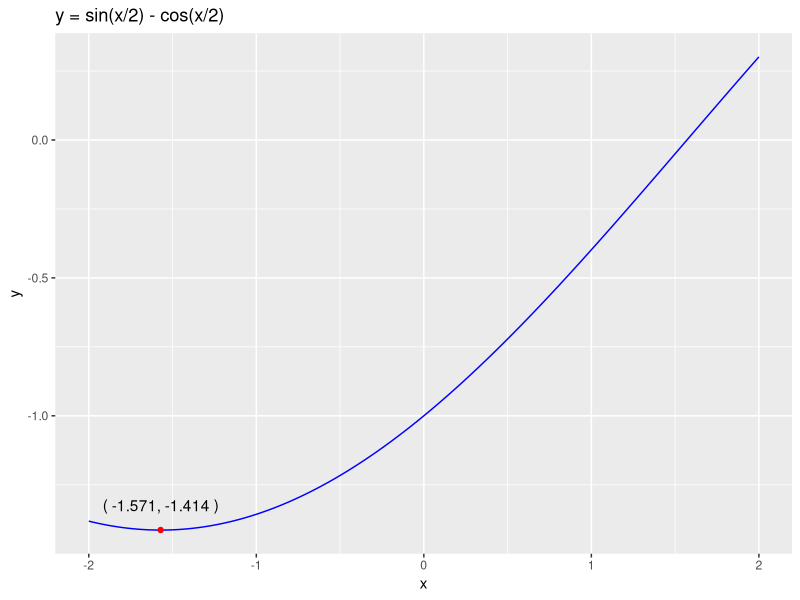
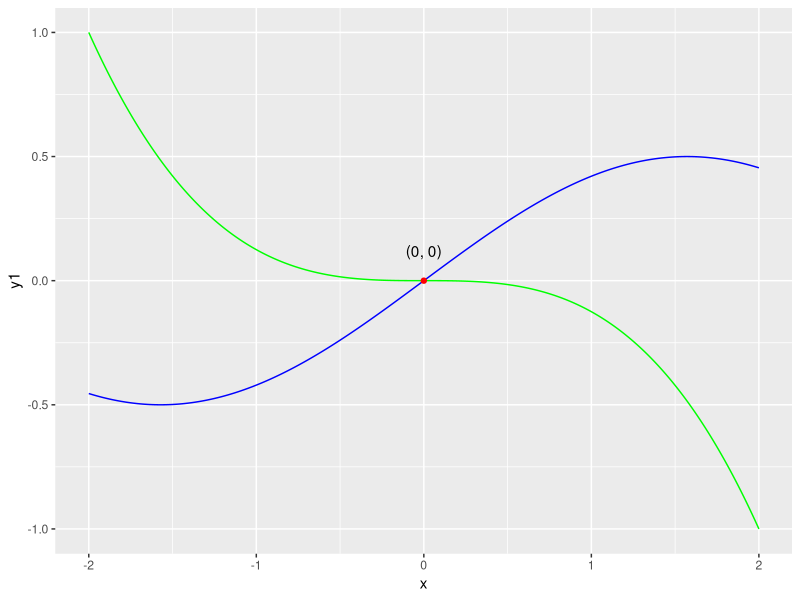
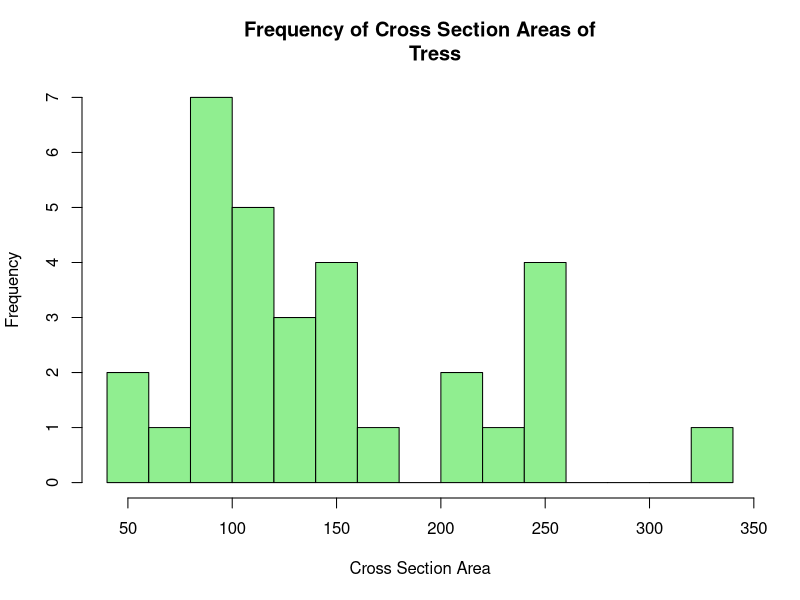
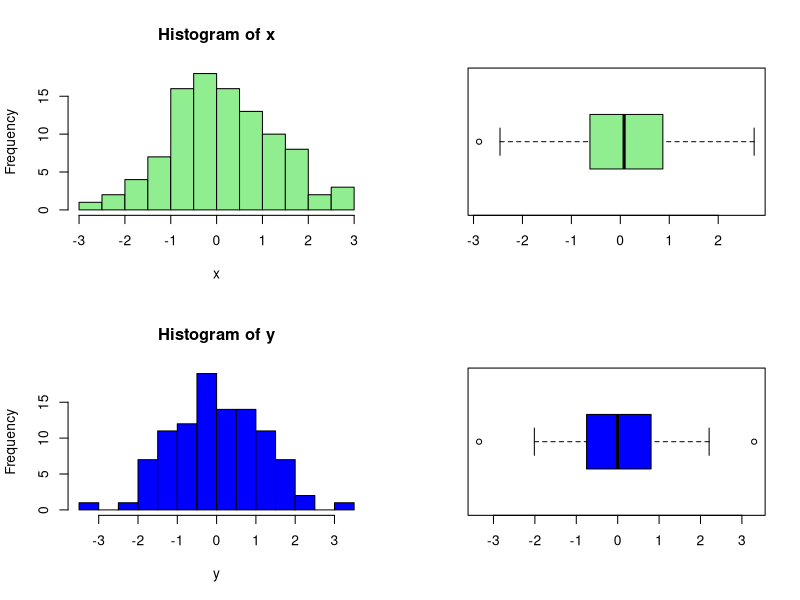
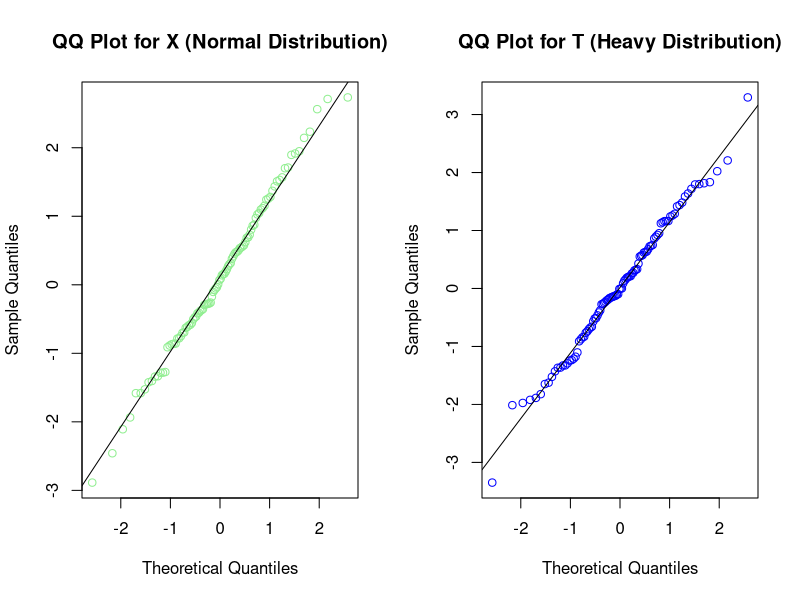

Here is the R script that generated these plots, in order:
## ---- chunk 1
# DO NOT ADD OR REVISE CODE HERE
knitr::opts_chunk$set(echo = TRUE, eval = TRUE)

## ---- chunk 2

q1_vector <- c(1:5, sqrt(2), 17*14, rep(c(2.5, 5, 7.5), 3))
q1_vector

## ---- chunk 3

q1_vector_7 <- q1_vector[q1_vector <= 7]
length(q1_vector_7)

## ---- chunk 4

q1_vector_sorted <- sort(q1_vector)
sum(q1_vector_sorted[5:10])

## ---- chunk 5

q1_vector_sqrd <- q1_vector^2
length(q1_vector_sqrd[q1_vector_sqrd > 25])

## ---- chunk 6

q1_vector_short <- c(q1_vector[1], q1_vector[16])
q1_vector <- q1_vector[2:15]
prod(q1_vector_short)

## ---- chunk 7

f_trig <- function(x) {
  y <- sin(x/2) - cos(x/2)
  return(y)
}

## ---- chunk 8

x <- seq(-2, 2, length = 4001)
y <- f_trig(x)
x_y_min <- c(round(x[which.min(y)], 3), round(y[which.min(y)], 3))
x_y_min

## ---- chunk 9

library(ggplot2)

ggplot(data = NULL, aes(x, y)) + 
   geom_line(color = 'blue') + 
  labs(x = 'x', y = 'y', title = 'y = sin(x/2) - cos(x/2)') + 
  geom_point(aes(x = x_y_min[1], y = x_y_min[2]), color = 'red') + 
  geom_text(aes(x = x_y_min[1], y = x_y_min[2]), nudge_y = .09, 
                label = '( -1.571, -1.414 )')

## ---- chunk 10

y1_func <- function(x) {
  y <- cos(x / 2) * sin(x / 2)
  return(y)
}

y2_func <- function(x) {
  y = -(x/2)^3
  return(y)
}

y1 <- y1_func(x)
y2 <- y2_func(x)

ggplot(data = NULL, aes(x, y1)) + 
  geom_line(color = 'blue') + 
  geom_line(aes(x, y2), color = 'green') + 
  geom_point(aes(x = 0, y = 0), color = 'red') + 
  geom_text(aes(x=0, y =0), nudge_y = .12, label = '(0, 0)')

## ---- chunk 11

data(trees)
str(trees)
mean_values <- apply(trees, 2, mean)
mean_values
length(trees[trees$Volume > mean_values[3],3])

## ---- chunk 12

r <- trees$Girth/2
cross_area <- (pi*(r^2))
IQR(x = trees$Girth) 

## ---- chunk 13

hist(x = cross_area, breaks = 10, col = 'light green', 
     xlab = 'Cross Section Area', ylab = 'Frequency', main = 'Frequency of Cross Section Areas of
     Tress')

## ---- chunk 14

trees[which.max(cross_area),]

## ---- chunk 15

set.seed(9999)
y <- rt(n = 100, df = 10)

set.seed(123)
x <- rnorm(n = 100, mean = 0, sd = 1.25)

z <- cbind(x, y)
round(apply(z, 2, IQR),4)

## ---- chunk 16

par(mfrow = c(2, 2))
hist(x, breaks = 10, col = "light green")
boxplot(x,horizontal = TRUE, col= "light green")
hist(y, breaks = 10, col = "blue")
boxplot(y, horizontal = TRUE, col = "blue")

## ---- chunk 17

par(mfrow = c(1, 2))
qqnorm(x, col = 'light green', main = 'QQ Plot for X (Normal Distribution)')
qqline(x)
qqnorm(y, col = 'blue', main = 'QQ Plot for T (Heavy Distribution)')
qqline(y)

boxplot.stats(x, coef = 3)$out
boxplot.stats(y, coef = 3)$out

